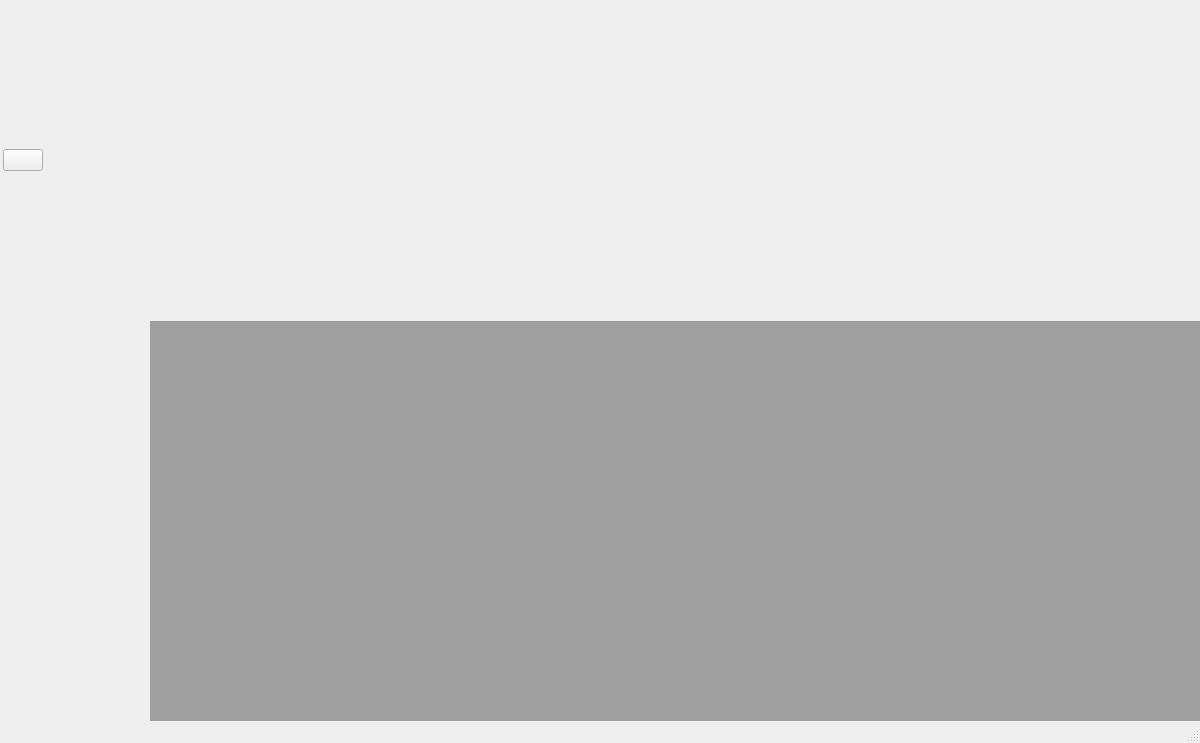
<?xml version="1.0" encoding="UTF-8"?>
<ui version="4.0">
 <class>MainWindowHome</class>
 <widget class="QMainWindow" name="MainWindowHome">
  <property name="geometry">
   <rect>
    <x>0</x>
    <y>0</y>
    <width>1200</width>
    <height>743</height>
   </rect>
  </property>
  <property name="windowTitle">
   <string>MainWindow</string>
  </property>
  <widget class="QWidget" name="centralwidget">
   <layout class="QGridLayout" name="gridLayout_2">
    <property name="leftMargin">
     <number>0</number>
    </property>
    <property name="topMargin">
     <number>0</number>
    </property>
    <property name="rightMargin">
     <number>0</number>
    </property>
    <property name="bottomMargin">
     <number>0</number>
    </property>
    <property name="spacing">
     <number>0</number>
    </property>
    <item row="0" column="0">
     <layout class="QHBoxLayout" name="horizontalLayout_2">
      <property name="spacing">
       <number>0</number>
      </property>
      <property name="topMargin">
       <number>8</number>
      </property>
      <property name="bottomMargin">
       <number>8</number>
      </property>
      <item>
       <layout class="QHBoxLayout" name="horizontalLayout_lefttop">
        <property name="spacing">
         <number>0</number>
        </property>
        <property name="sizeConstraint">
         <enum>QLayout::SetDefaultConstraint</enum>
        </property>
        <property name="leftMargin">
         <number>3</number>
        </property>
        <item>
         <widget class="QPushButton" name="shrinkButton">
          <property name="text">
           <string/>
          </property>
          <property name="checkable">
           <bool>true</bool>
          </property>
         </widget>
        </item>
       </layout>
      </item>
      <item>
       <widget class="MyTitleBar" name="widget" native="true">
        <property name="sizePolicy">
         <sizepolicy hsizetype="Expanding" vsizetype="Preferred">
          <horstretch>0</horstretch>
          <verstretch>0</verstretch>
         </sizepolicy>
        </property>
       </widget>
      </item>
     </layout>
    </item>
    <item row="1" column="0">
     <layout class="QGridLayout" name="gridLayout">
      <property name="leftMargin">
       <number>0</number>
      </property>
      <property name="spacing">
       <number>0</number>
      </property>
      <item row="0" column="1">
       <widget class="QMdiArea" name="mdiArea">
        <property name="sizePolicy">
         <sizepolicy hsizetype="Preferred" vsizetype="Preferred">
          <horstretch>0</horstretch>
          <verstretch>0</verstretch>
         </sizepolicy>
        </property>
        <property name="viewMode">
         <enum>QMdiArea::TabbedView</enum>
        </property>
        <property name="tabShape">
         <enum>QTabWidget::Triangular</enum>
        </property>
       </widget>
      </item>
      <item row="0" column="0">
       <widget class="MyLeftBar" name="leftBar" native="true">
        <property name="sizePolicy">
         <sizepolicy hsizetype="Fixed" vsizetype="Preferred">
          <horstretch>0</horstretch>
          <verstretch>0</verstretch>
         </sizepolicy>
        </property>
        <property name="minimumSize">
         <size>
          <width>150</width>
          <height>0</height>
         </size>
        </property>
       </widget>
      </item>
     </layout>
    </item>
   </layout>
  </widget>
  <widget class="QStatusBar" name="statusbar"/>
 </widget>
 <customwidgets>
  <customwidget>
   <class>MyTitleBar</class>
   <extends>QWidget</extends>
   <header>home/MyTitleBar.h</header>
   <container>1</container>
  </customwidget>
  <customwidget>
   <class>MyLeftBar</class>
   <extends>QWidget</extends>
   <header>home/MyLeftBar.h</header>
   <container>1</container>
  </customwidget>
 </customwidgets>
 <resources/>
 <connections/>
</ui>
